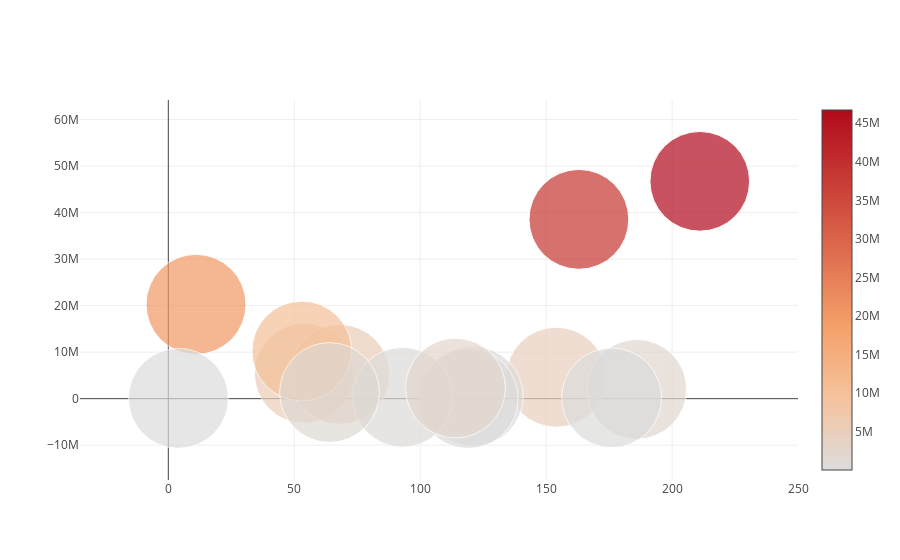

The code cell stored with this chart in its notebook:
### Code cell
# 7. Plotly d) Bubble chart
# Population for the highest literate countries
lite = df.sort_values("Literacy (%)",ascending=False).head(15)
data = [
    {
        'y': lite.Population,
        'x': lite.index,
        'mode': 'markers',
        'marker': {
            'color': lite.Population,
            'size': lite['Literacy (%)'],
            'showscale': True
        },
        "text" :  lite.Country    
    }
]
iplot(data)

### Figure 1 — Plotly figure (JSON) as saved in the notebook; plotly's stock layout.template omitted (floating-point values rounded to 4 significant figures)
{"data": [{"marker": {"color": [4610820, 20264082, 5450661, 71201, 474413, 33987, 5231372, 10235455, 299388, 38536869, 1324333, 2274735, 46710816, 2010347, 176908], "showscale": true, "size": [100, 100, 100, 100, 100, 100, 100, 99.9, 99.9, 99.8, 99.8, 99.8, 99.7, 99.7, 99.7]}, "mode": "markers", "text": ["Norway", "Australia", "Denmark", "Andorra", "Luxembourg", "Liechtenstein", "Finland", "Czech Republic", "Iceland", "Poland", "Estonia", "Latvia", "Ukraine", "Slovenia", "Samoa"], "type": "scatter", "uid": "702e218a-fe29-458a-9da5-1c830aa4037c", "x": [154, 11, 54, 4, 121, 119, 68, 53, 93, 163, 64, 114, 211, 186, 176], "y": [4610820, 20264082, 5450661, 71201, 474413, 33987, 5231372, 10235455, 299388, 38536869, 1324333, 2274735, 46710816, 2010347, 176908]}], "layout": {}}
